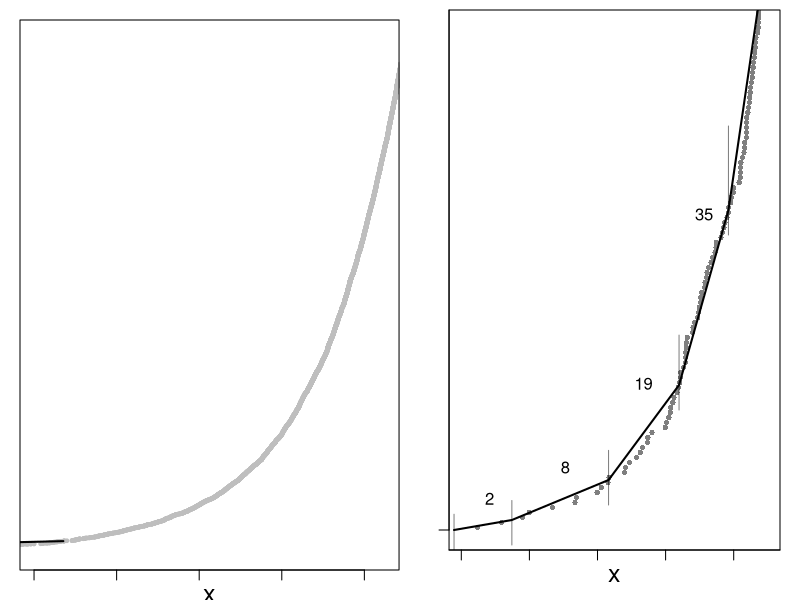

Write R code to recreate this figure.
### Illustrates the piece-wise linear approximation of the cumulative distribution using constant size bins

fade = rgb(0,0,0,alpha=0.5)
dot.size = 0.7
n = 10000
set.seed(5)

pdf("linear-interpolation.pdf", width=6, height=2.7, pointsize=10)
layout(matrix(c(1,2),byrow=T, ncol=2), widths=c(1.1,1))
u = sort(runif(n))
x = log(1-u)
x = sort(x)
F = ((0:(n-1))+0.5)/n
par(mar=c(1.5,1.,1,1))
plot(x, F, cex=0.5, pch=21, bg='gray', col='gray', type='b', xlim=c(-5,-0.75), ylim=c(0,0.6), yaxt='n', xaxt='n')
axis(side=1, at=-5:-1, labels=NA)
title(xlab='x', line=0.8, cex.lab=1.5)
title(ylab='q', line=1.5, cex.lab=1.5)

left.end = x[1] - (x[2]-x[1])

lines(c(left.end, x[100]), c(0, 0.01), lwd=2)
text(-7, 0.006, "100")

###text(-5, 0.4, adj=0, "Constant size bins result in large")
###text(-5, 0.35, adj=0, "errors at extreme quantiles")

par(mar=c(2.5,1.5,0.5,1))

plot(x, F, cex=dot.size, pch=21, bg=fade, col=NA, type='b', xlim=c(-9,-4.5), ylim=c(0,0.01), yaxt='n', xaxt='n')
axis(side=1, at=-10:-1, labels=NA)
axis(side=2, at=(0:6)/10, labels=NA)
title(xlab='x', line=0.8, cex.lab=1.5)
title(ylab='q', line=2, cex.lab=1.5)

q.to.k = function(q) {
    (asin(2*q-1)/pi + 1/2)
}

k.to.q = function(k,compression) {
    sin(k/compression*pi - pi/2)/2 + 0.5
}

weights = c(2, 8, 19, 35, 56, 81, 111)
q.bin = cumsum(c(0, weights)/n)

i.bin = c(1, cumsum(weights)+1)
i.right = i.bin-1
i.right = i.right[i.right > 0]
m = length(i.right)
i.bin = i.bin[1:m]

x.bin = c(left.end, (x[i.right[1:(m-1)]] + x[i.bin[2:m]])/2)
F.bin = (i.bin-1) / n
lines(x.bin, F.bin, lwd=2)
dy = 0.0005
for (i in 1:m) {
    x.text = (x[i.bin[i]] + x[i.right[i]])/2
    y.text = (F.bin[i] + F.bin[i+1])/2
    x.offset = 0.3 * y.text
    y.offset = dy * (1 + 500*y.text)
    x.pos = x.text - x.offset
    y.pos = y.text + y.offset
    lines(c(x.bin[i],x.bin[i]), c(F.bin[i]-dy+0.000, F.bin[i]+dy+y.offset*0.6-0.0005), lt=1, col=fade)
    text(x.text - x.offset, y.text + y.offset, i.right[i]-i.bin[i]+1)
}
###text(-5, 0.35, adj=0, "Variable size bins keep errors")
###text(-5, 0.3, adj=0, "small at extreme quantiles")

dev.off()
